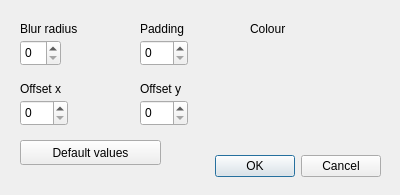
<?xml version="1.0" encoding="UTF-8"?>
<ui version="4.0">
 <class>dropshadowDialog</class>
 <widget class="QDialog" name="dropshadowDialog">
  <property name="geometry">
   <rect>
    <x>0</x>
    <y>0</y>
    <width>400</width>
    <height>195</height>
   </rect>
  </property>
  <property name="windowTitle">
   <string>Drop shadow</string>
  </property>
  <widget class="QDialogButtonBox" name="buttonBox">
   <property name="geometry">
    <rect>
     <x>40</x>
     <y>150</y>
     <width>341</width>
     <height>32</height>
    </rect>
   </property>
   <property name="orientation">
    <enum>Qt::Horizontal</enum>
   </property>
   <property name="standardButtons">
    <set>QDialogButtonBox::Cancel|QDialogButtonBox::Ok</set>
   </property>
  </widget>
  <widget class="QLabel" name="label">
   <property name="geometry">
    <rect>
     <x>20</x>
     <y>20</y>
     <width>121</width>
     <height>17</height>
    </rect>
   </property>
   <property name="text">
    <string>Blur radius</string>
   </property>
  </widget>
  <widget class="QLabel" name="label_2">
   <property name="geometry">
    <rect>
     <x>140</x>
     <y>20</y>
     <width>101</width>
     <height>17</height>
    </rect>
   </property>
   <property name="text">
    <string>Padding</string>
   </property>
  </widget>
  <widget class="QLabel" name="label_3">
   <property name="geometry">
    <rect>
     <x>250</x>
     <y>20</y>
     <width>121</width>
     <height>17</height>
    </rect>
   </property>
   <property name="text">
    <string>Colour</string>
   </property>
  </widget>
  <widget class="QSpinBox" name="radiusValue">
   <property name="geometry">
    <rect>
     <x>20</x>
     <y>40</y>
     <width>41</width>
     <height>26</height>
    </rect>
   </property>
  </widget>
  <widget class="QSpinBox" name="paddingValue">
   <property name="geometry">
    <rect>
     <x>140</x>
     <y>40</y>
     <width>48</width>
     <height>26</height>
    </rect>
   </property>
  </widget>
  <widget class="BrushTypeComboBox" name="colorComboBox" native="true">
   <property name="geometry">
    <rect>
     <x>250</x>
     <y>40</y>
     <width>120</width>
     <height>21</height>
    </rect>
   </property>
  </widget>
  <widget class="QLabel" name="label_4">
   <property name="geometry">
    <rect>
     <x>20</x>
     <y>80</y>
     <width>101</width>
     <height>17</height>
    </rect>
   </property>
   <property name="text">
    <string>Offset x</string>
   </property>
  </widget>
  <widget class="QLabel" name="label_5">
   <property name="geometry">
    <rect>
     <x>140</x>
     <y>80</y>
     <width>81</width>
     <height>17</height>
    </rect>
   </property>
   <property name="text">
    <string>Offset y</string>
   </property>
  </widget>
  <widget class="QSpinBox" name="offsetxValue">
   <property name="geometry">
    <rect>
     <x>20</x>
     <y>100</y>
     <width>48</width>
     <height>26</height>
    </rect>
   </property>
  </widget>
  <widget class="QSpinBox" name="offsetyValue">
   <property name="geometry">
    <rect>
     <x>140</x>
     <y>100</y>
     <width>48</width>
     <height>26</height>
    </rect>
   </property>
  </widget>
  <widget class="QPushButton" name="defaultsButton">
   <property name="geometry">
    <rect>
     <x>20</x>
     <y>140</y>
     <width>141</width>
     <height>25</height>
    </rect>
   </property>
   <property name="text">
    <string>Default values</string>
   </property>
  </widget>
 </widget>
 <customwidgets>
  <customwidget>
   <class>BrushTypeComboBox</class>
   <extends>QWidget</extends>
   <header>brushtypecombobox.h</header>
   <container>1</container>
  </customwidget>
 </customwidgets>
 <resources/>
 <connections>
  <connection>
   <sender>buttonBox</sender>
   <signal>accepted()</signal>
   <receiver>dropshadowDialog</receiver>
   <slot>accept()</slot>
   <hints>
    <hint type="sourcelabel">
     <x>248</x>
     <y>254</y>
    </hint>
    <hint type="destinationlabel">
     <x>157</x>
     <y>274</y>
    </hint>
   </hints>
  </connection>
  <connection>
   <sender>buttonBox</sender>
   <signal>rejected()</signal>
   <receiver>dropshadowDialog</receiver>
   <slot>reject()</slot>
   <hints>
    <hint type="sourcelabel">
     <x>316</x>
     <y>260</y>
    </hint>
    <hint type="destinationlabel">
     <x>286</x>
     <y>274</y>
    </hint>
   </hints>
  </connection>
 </connections>
</ui>
